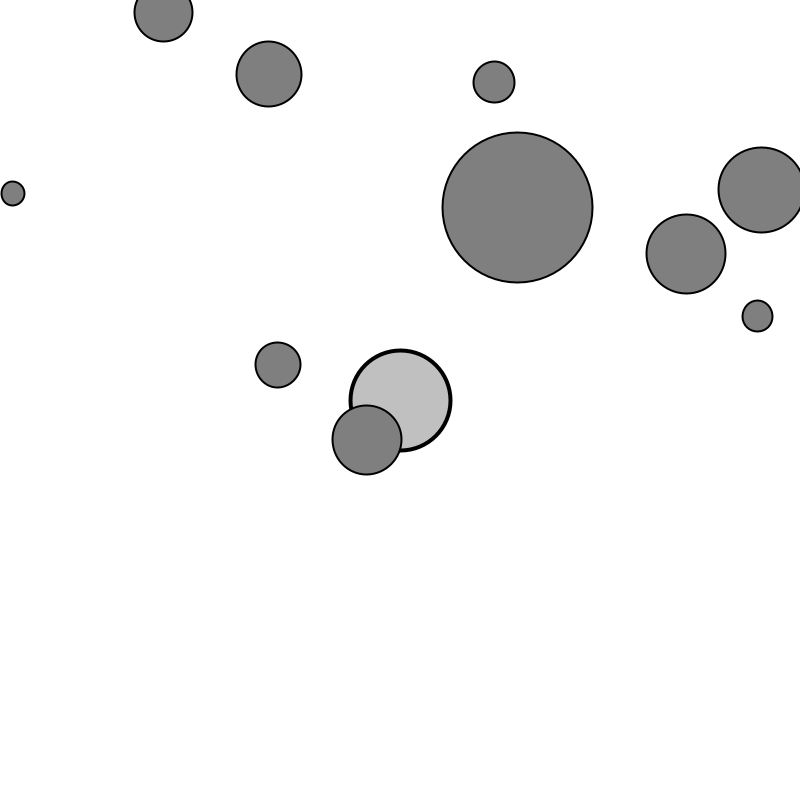
Frame 1 (no input)
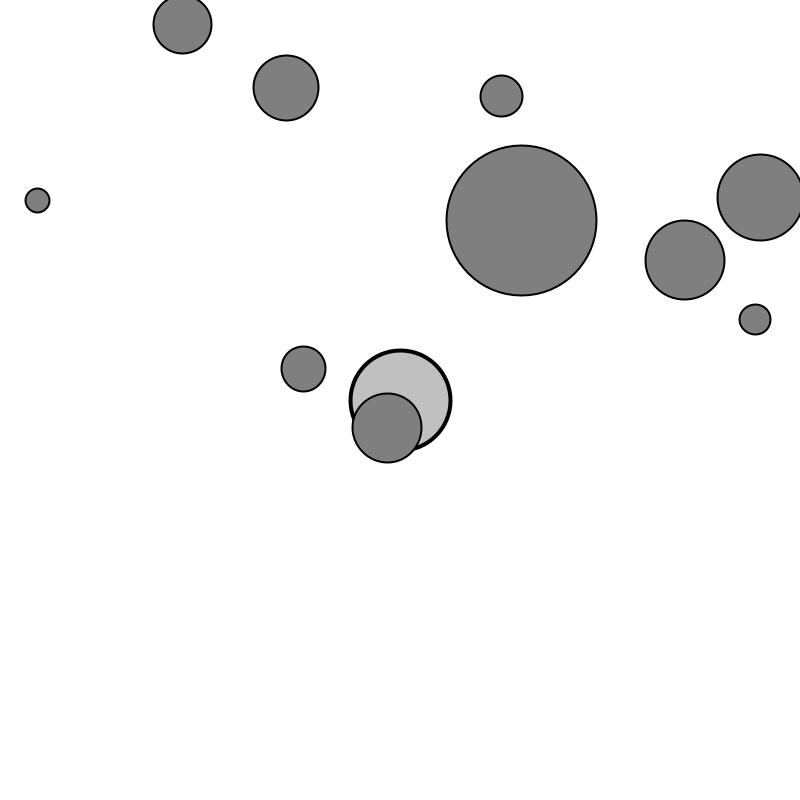
Frame 60 (the mouse pressed at the canvas centre just before this capture)
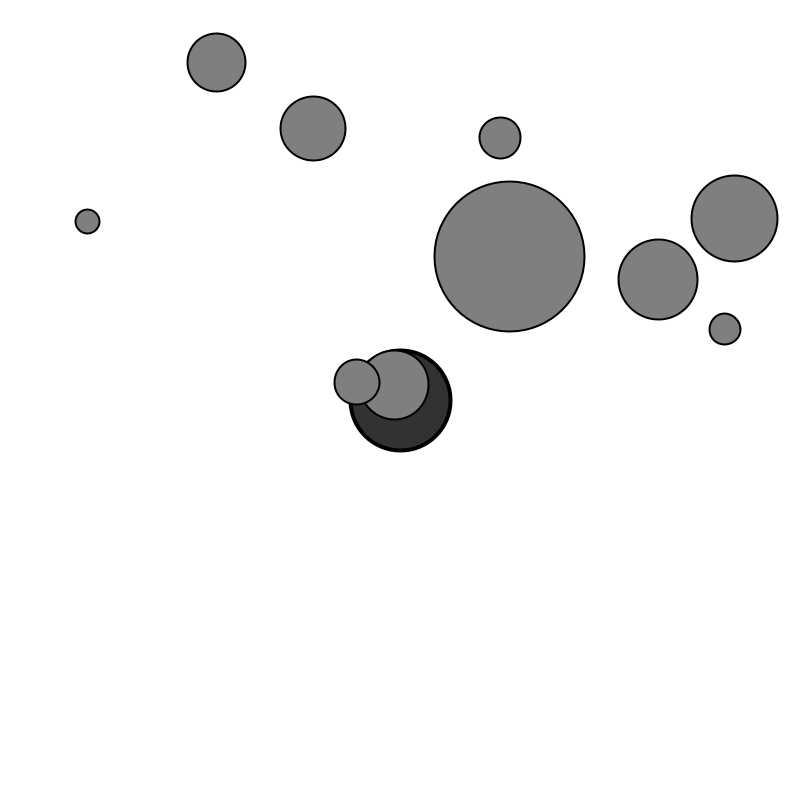
Frame 120 (the mouse held since frame 60 and released just before this capture)

The Processing sketch that drew these frames (run headless with seeded random() and noise(); from frame 60 on, the mouse is pressed at the canvas centre):

// Processing sketch: processing_106469
// ── processing_106469.pde

Mover m1;
Mover m2;
Mover m3;
Mover m4;
Mover m5;
Mover m6;
Mover m7;
Mover m8;
Mover m9;
Mover m10;
Attraction a;

void setup() {
  size(800, 800);
  m1 = new Mover();
  m2 = new Mover();
  m3 = new Mover();
  m4 = new Mover();
  m5 = new Mover();
  m6 = new Mover();
  m7 = new Mover();
  m8 = new Mover();
  m9 = new Mover();
  m10 = new Mover();
  
  a = new Attraction();
}

void draw() {
  background(255);
  
  PVector force = a.attract(m1);
  m1.applyForce(force);
  m1.update();
  
  PVector force2 = a.attract(m2);
  m2.applyForce(force2);
  m2.update();
  
  PVector force3 = a.attract(m3);
  m3.applyForce(force3);
  m3.update();
  
  PVector force4 = a.attract(m4);
  m4.applyForce(force4);
  m4.update();
  
  PVector force5 = a.attract(m5);
  m5.applyForce(force5);
  m5.update();
  
  PVector force6 = a.attract(m6);
  m6.applyForce(force6);
  m6.update();
  
  PVector force7 = a.attract(m7);
  m7.applyForce(force7);
  m7.update();
  
  PVector force8 = a.attract(m8);
  m8.applyForce(force8);
  m8.update();
  
  PVector force9 = a.attract(m9);
  m9.applyForce(force9);
  m9.update();
  
  PVector force10 = a.attract(m10);
  m10.applyForce(force10);
  m10.update();
  
  a.drag();
  a.hover(mouseX, mouseY);
  
  a.display();
  m1.display(150.0);
  m2.display(85.5);
  m3.display(79.2);
  m4.display(69.0);
  m5.display(64.69);
  m6.display(58.1);
  m7.display(44.6);
  m8.display(41.2);
  m9.display(30.6);
  m10.display(23.5);

}

void mousePressed() {
 a.clicked(mouseX, mouseY); 
}

void mouseReleased() {
 a.stopDragging(); 
}
class Attraction {
  float mass; // connected to size
  float G; //gravity
  PVector location;
  boolean dragging = false; // are you dragging?
  boolean rollover = false; // is the mouse over the ellipse
  PVector dragOffset; // hold the offset when object is clicked...

  Attraction () {
    //defaults
    location = new PVector(width/2, height/2);
    mass = 50;
    G = 0.1;
    dragOffset = new PVector(0.0, 0.0);
  }

  PVector attract(Mover m) {
    //a vector that point from one object to another
    PVector force = PVector.sub(location, m.location); 
    //magnitude of that vector is the distance between the two objects...
    float distance = force.mag();
    //limit the distance so it's not insane
    distance = constrain(distance, 1.0, 25.0);
    // use gravity to work out the strength of the force
    float strength = (G * mass * m.mass) / (distance * distance);
    //normalize that shit and scale it to the right maggggy
    force.normalize();
    force.mult(strength);
    return force;
  }

  //lets display that shit
  void display() {
    ellipseMode(CENTER);
    strokeWeight(4);
    stroke(0);
    if (dragging) {
      fill (50);
      } 
    else if (rollover) {
      fill(100);
    } 
    else {
      fill(175, 200);
    }
    ellipse(location.x, location.y, mass*2, mass*2);
  }
  
  //Mouse interaction yo
  void clicked(int mx, int my) {
    float d = dist(mx, my, location.x, location.y);
    if (d < mass) {
      dragging = true;
      dragOffset.x = location.x-mx;
      dragOffset.y = location.y-my;
    }
  }
  
  void hover(int mx, int my) {
    float d = dist(mx, my, location.x, location.y);
    if (d < mass) {
      rollover = true;
    }else {
      rollover = false;
    }
  }
  
  void stopDragging() {
   dragging = false; 
  }
  
  void drag() {
    if (dragging) {
     location.x = mouseX + dragOffset.x;
     location.y = mouseY + dragOffset.y; 
    }
  }
}

//Based off of The Nature of Code 2.6 example on forces

class Mover {
    PVector location;
    PVector velocity;
    PVector acceleration;
    float mass;

  Mover() {
    float x = random(width);
    float y = random(height);
    location = new PVector(x, y);
    velocity = new PVector (0.2, 0); 
    acceleration = new PVector (0, 0);
    mass = 1000;
  }

  void applyForce(PVector force) {
    PVector f = PVector.div(force, mass);
    acceleration.add(f);
  }

  void update() {
    velocity.add(acceleration);
    location.add(velocity);
    acceleration.mult(0);
  }

  void display(float _size) {
    stroke(0);
    strokeWeight(2);
    fill(127);
    ellipse(location.x, location.y, _size, _size);
  }

  void checkEdges() {
    if (location.x > width) {
      location.x = 0;
    }
    else if (location.x<0) {
      location.x = width;
    }
    if (location.y > height) {
      velocity.y *= -1;
      location.y = height;
    }
  }
}
